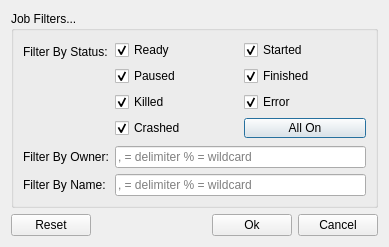
<?xml version="1.0" encoding="UTF-8"?>
<ui version="4.0">
 <class>jobFilterDialog</class>
 <widget class="QDialog" name="jobFilterDialog">
  <property name="geometry">
   <rect>
    <x>0</x>
    <y>0</y>
    <width>389</width>
    <height>228</height>
   </rect>
  </property>
  <property name="windowTitle">
   <string>Dialog</string>
  </property>
  <layout class="QFormLayout" name="formLayout_2">
   <property name="fieldGrowthPolicy">
    <enum>QFormLayout::AllNonFixedFieldsGrow</enum>
   </property>
   <item row="0" column="0" colspan="2">
    <widget class="QGroupBox" name="filterGroup">
     <property name="title">
      <string>Job Filters...</string>
     </property>
     <layout class="QFormLayout" name="formLayout_3">
      <item row="0" column="0">
       <widget class="QLabel" name="statusLabel">
        <property name="text">
         <string>Filter By Status:</string>
        </property>
       </widget>
      </item>
      <item row="0" column="1">
       <layout class="QGridLayout" name="statusGrid">
        <item row="3" column="0">
         <widget class="QCheckBox" name="pausedCheckbox">
          <property name="text">
           <string>Paused</string>
          </property>
          <property name="checked">
           <bool>true</bool>
          </property>
         </widget>
        </item>
        <item row="5" column="1">
         <widget class="QPushButton" name="statusToggleButton">
          <property name="text">
           <string>All On</string>
          </property>
         </widget>
        </item>
        <item row="0" column="1">
         <widget class="QCheckBox" name="startedCheckbox">
          <property name="text">
           <string>Started</string>
          </property>
          <property name="checked">
           <bool>true</bool>
          </property>
         </widget>
        </item>
        <item row="5" column="0">
         <widget class="QCheckBox" name="crashedCheckbox">
          <property name="text">
           <string>Crashed</string>
          </property>
          <property name="checked">
           <bool>true</bool>
          </property>
         </widget>
        </item>
        <item row="0" column="0">
         <widget class="QCheckBox" name="readyCheckbox">
          <property name="text">
           <string>Ready</string>
          </property>
          <property name="checked">
           <bool>true</bool>
          </property>
         </widget>
        </item>
        <item row="3" column="1">
         <widget class="QCheckBox" name="finishedCheckbox">
          <property name="text">
           <string>Finished</string>
          </property>
          <property name="checked">
           <bool>true</bool>
          </property>
         </widget>
        </item>
        <item row="4" column="0">
         <widget class="QCheckBox" name="killedCheckbox">
          <property name="text">
           <string>Killed</string>
          </property>
          <property name="checked">
           <bool>true</bool>
          </property>
         </widget>
        </item>
        <item row="4" column="1">
         <widget class="QCheckBox" name="errorCheckbox">
          <property name="text">
           <string>Error</string>
          </property>
          <property name="checked">
           <bool>true</bool>
          </property>
         </widget>
        </item>
       </layout>
      </item>
      <item row="1" column="0">
       <widget class="QLabel" name="ownerLabel">
        <property name="text">
         <string>Filter By Owner:</string>
        </property>
       </widget>
      </item>
      <item row="1" column="1">
       <widget class="QLineEdit" name="ownerLineEdit">
        <property name="placeholderText">
         <string>, = delimiter % = wildcard</string>
        </property>
       </widget>
      </item>
      <item row="2" column="0">
       <widget class="QLabel" name="nameLabel">
        <property name="text">
         <string>Filter By Name:</string>
        </property>
       </widget>
      </item>
      <item row="2" column="1">
       <widget class="QLineEdit" name="nameLineEdit">
        <property name="placeholderText">
         <string>, = delimiter % = wildcard</string>
        </property>
       </widget>
      </item>
     </layout>
    </widget>
   </item>
   <item row="1" column="0" colspan="2">
    <layout class="QHBoxLayout" name="buttonsLayout">
     <item>
      <widget class="QPushButton" name="resetButton">
       <property name="text">
        <string>Reset</string>
       </property>
      </widget>
     </item>
     <item>
      <spacer name="horizontalSpacer">
       <property name="orientation">
        <enum>Qt::Horizontal</enum>
       </property>
       <property name="sizeHint" stdset="0">
        <size>
         <width>40</width>
         <height>20</height>
        </size>
       </property>
      </spacer>
     </item>
     <item>
      <widget class="QPushButton" name="okButton">
       <property name="text">
        <string>Ok</string>
       </property>
      </widget>
     </item>
     <item>
      <widget class="QPushButton" name="cancelButton">
       <property name="text">
        <string>Cancel</string>
       </property>
      </widget>
     </item>
    </layout>
   </item>
  </layout>
 </widget>
 <resources/>
 <connections/>
</ui>
